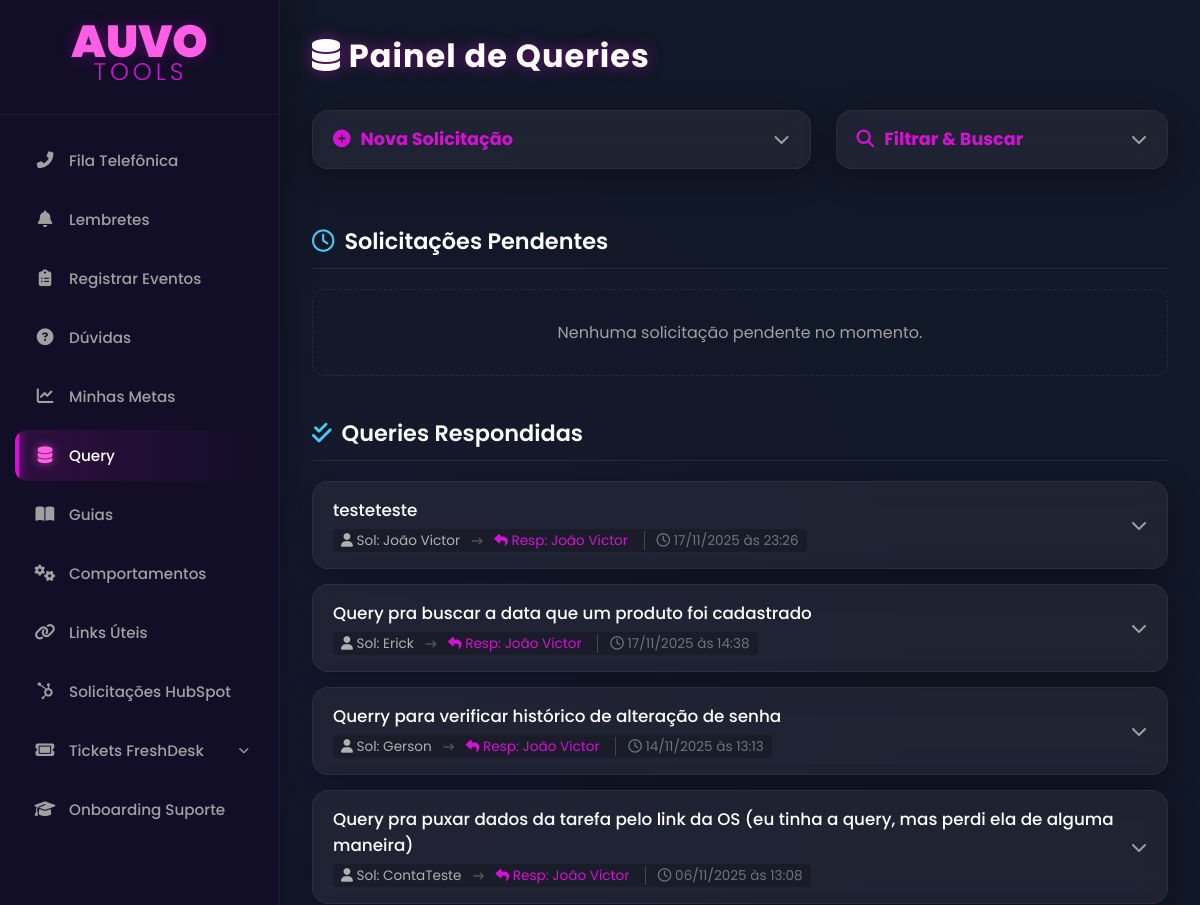
The app's page /queries (signed in, upper part), older data.
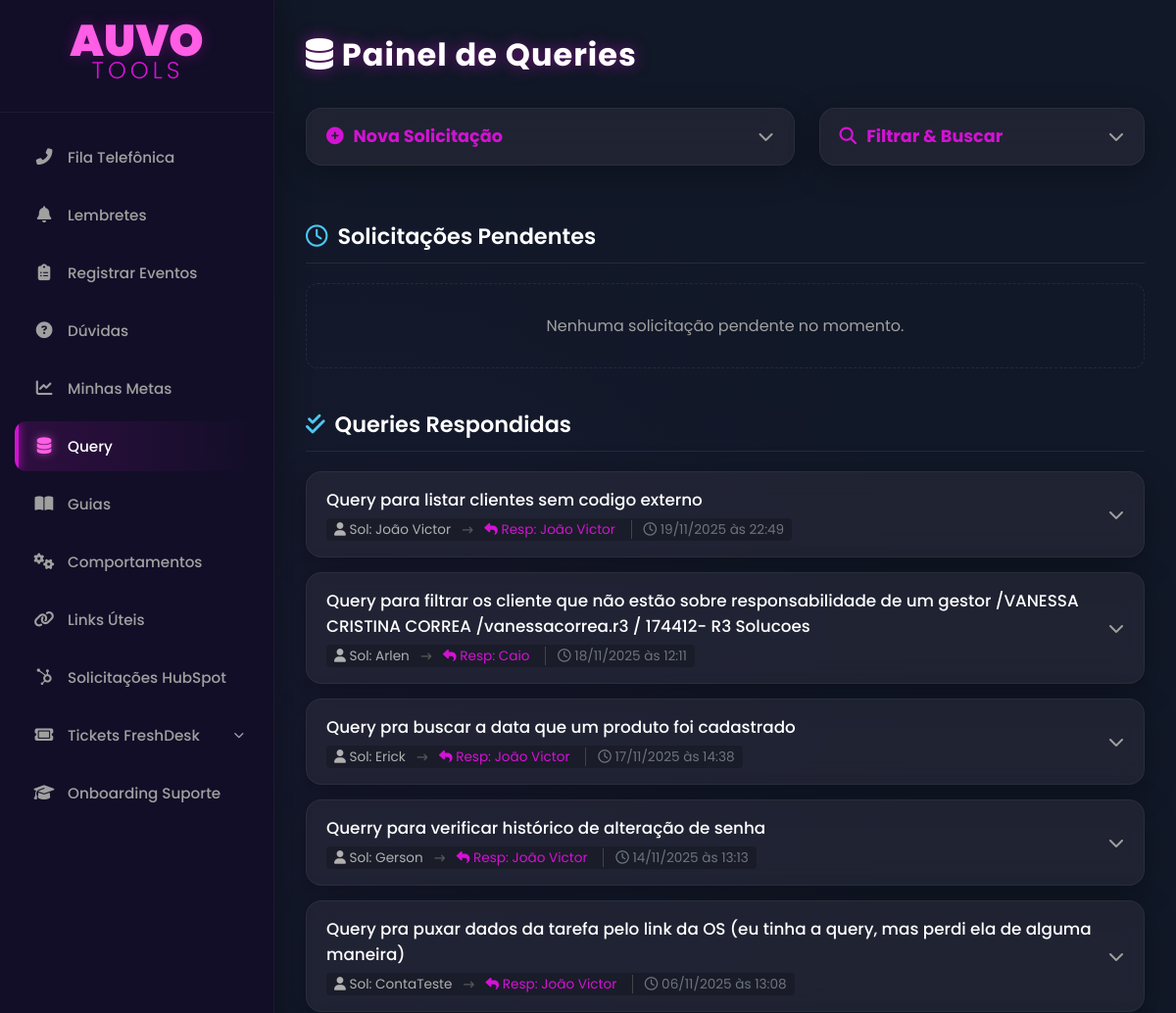
The same page, newer data.
### app.py (models this page shows, shortened)
class QueryRequest(db.Model):
    id = db.Column(db.Integer, primary_key=True)
    description = db.Column(db.Text, nullable=False)
    sql_query = db.Column(db.Text, nullable=True)
    status = db.Column(db.String(20), default='Pendente', nullable=False)
    created_at = db.Column(db.DateTime, default=datetime.utcnow)
    answered_at = db.Column(db.DateTime, nullable=True)
    requester_id = db.Column(db.Integer, db.ForeignKey('user.id'), nullable=False)
    responder_id = db.Column(db.Integer, db.ForeignKey('user.id'), nullable=True)
    requester = db.relationship('User', foreign_keys=[requester_id])
    responder = db.relationship('User', foreign_keys=[responder_id])

class User(db.Model, UserMixin):
    id = db.Column(db.Integer, primary_key=True)
    name = db.Column(db.String(150), nullable=False)
    username = db.Column(db.String(80), unique=True, nullable=False)
    email = db.Column(db.String(120), unique=True, nullable=False)
    password_hash = db.Column(db.String(128), nullable=False)
    discord_id = db.Column(db.String(50), nullable=True, unique=True)
    is_admin = db.Column(db.Boolean, nullable=False, default=False)
    manager_id = db.Column(db.Integer, db.ForeignKey('user.id'), nullable=True)
    lunch_start = db.Column(db.Time, nullable=True)
    lunch_end = db.Column(db.Time, nullable=True)
    ramal = db.Column(db.String(10), nullable=True)

### app.py (the view, shortened to what this page needs)
@app.route('/queries', methods=['GET', 'POST'])
@login_required
def list_queries():
    request_form = QueryRequestForm()
    answer_form = QueryAnswerForm()
    search_term = request.args.get('search', '')
    show_mine = request.args.get('show_mine') # << NOVO: Pega o parâmetro do checkbox
    pending_queries_query = QueryRequest.query.filter_by(status='Pendente')
    answered_queries_query = QueryRequest.query.filter_by(status='Respondida')
    if search_term:
        pending_queries_query = pending_queries_query.filter(QueryRequest.description.ilike(f'%{search_term}%'))
        answered_queries_query = answered_queries_query.filter(QueryRequest.description.ilike(f'%{search_term}%'))
    if show_mine:
        pending_queries_query = pending_queries_query.filter(QueryRequest.requester_id == current_user.id)
        answered_queries_query = answered_queries_query.filter(QueryRequest.requester_id == current_user.id)
    pending_queries = pending_queries_query.order_by(QueryRequest.created_at.desc()).all()
    answered_queries = answered_queries_query.order_by(QueryRequest.answered_at.desc()).all()
    return render_template('queries.html',
                           title="Solicitação de Queries",
                           request_form=request_form,
                           answer_form=answer_form,
                           pending_queries=pending_queries,
                           answered_queries=answered_queries,
                           search_term=search_term,
                           show_mine=show_mine) # << NOVO: Envia o estado do checkbox para o template

### app.py (called while the page is built)
@app.context_processor
def inject_now():
    return {'now': datetime.utcnow()}

@login_manager.user_loader
def load_user(user_id):
    return User.query.get(int(user_id))

### templates/queries.html (shortened to what this page needs)
{% extends "base.html" %}
{% block content %}
<div class="page-container">
    <div class="page-header">
        <h1><i class="fa-solid fa-database"></i> Painel de Queries</h1>
    </div>
    <div class="top-actions-container">
        <div class="query-card collapsible {% if request_form.errors %}active{% endif %}">
            <div class="query-header">
                <h3><i class="fa-solid fa-plus-circle"></i> Nova Solicitação</h3>
                <i class="fa-solid fa-chevron-down"></i>
            </div>
        </div>
        <div class="query-card collapsible {% if search_term or show_mine %}active{% endif %}">
            <div class="query-header">
                <h3><i class="fa-solid fa-search"></i> Filtrar & Buscar</h3>
                <i class="fa-solid fa-chevron-down"></i>
            </div>
        </div>
    </div>
    <div class="results-container">
        <div class="results-section">
            <h2 class="section-title"><i class="fa-regular fa-clock"></i> Solicitações Pendentes</h2>
            {% for query in pending_queries %}
                <div class="query-card collapsible">
                    <div class="query-header">
                        <div class="query-title">
                            <p>{{ query.description }}</p>
                            <small><i class="fa-solid fa-user"></i> {{ query.requester.name }} &nbsp;|&nbsp; <i class="fa-regular fa-calendar"></i> {{ query.created_at.strftime('%d/%m/%Y') }}</small>
                        </div>
                        <i class="fa-solid fa-chevron-down"></i>
                    </div>
                    <div class="query-body">
                        <form method="POST" action="{{ url_for('answer_query', query_id=query.id) }}">
                            {{ answer_form.hidden_tag() }}
                            <input type="hidden" name="csrf_token" value="{{ csrf_token() }}"/>
                            <div class="form-group">
                                <label class="form-label"><i class="fa-solid fa-code"></i> Responder com SQL:</label>
                                {{ answer_form.sql_query(class="form-control code-input", rows=6, placeholder="SELECT * FROM ...") }}
                            </div>
                            <div style="text-align: right;">
                                <button type="submit" class="btn btn-primary" style="width: auto; padding: 8px 25px;">
                                    <i class="fa-solid fa-check"></i> Enviar Resposta
                                </button>
                            </div>
                        </form>
                    </div>
                </div>
            {% else %}
                <div style="padding: 30px; text-align: center; border: 1px dashed var(--glass-border); border-radius: 12px; color: var(--text-muted);">
                    Nenhuma solicitação pendente no momento.
                </div>
            {% endfor %}
        </div>
        <div class="results-section">
            <h2 class="section-title"><i class="fa-solid fa-check-double"></i> Queries Respondidas</h2>
            {% for query in answered_queries %}
                <div class="query-card collapsible">
    <div class="query-header">
        <div class="query-title">
            <p>{{ query.description }}</p>
            <small>
                <span style="color: #b0b0b0; margin-right: 8px;">
                    <i class="fa-solid fa-user"></i> Sol: {{ query.requester.name }}
                </span>
                <i class="fa-solid fa-arrow-right-long" style="color: #555; font-size: 0.8em;"></i>
                <span style="color: #d412d4; margin-left: 8px; margin-right: 12px;">
                    <i class="fa-solid fa-reply"></i> Resp: {{ query.responder.name if query.responder else 'N/A' }}
                </span>
                <span style="color: #6c757d; border-left: 1px solid #444; padding-left: 12px;">
                    <i class="fa-regular fa-clock"></i> {{ query.created_at.strftime('%d/%m/%Y às %H:%M') }}
                </span>
            </small>
        </div>
        <i class="fa-solid fa-chevron-down"></i>
    </div>
</div>
            {% else %}
                <div style="padding: 30px; text-align: center; border: 1px dashed var(--glass-border); border-radius: 12px; color: var(--text-muted);">
                    Nenhuma query respondida encontrada.
                </div>
            {% endfor %}
        </div>
    </div>
</div>
{% endblock %}

### templates/base.html (shortened to what this page needs)
<!DOCTYPE html>
<html lang="pt-br">
<head>
    <link rel="stylesheet" href="{{ url_for('static', filename='css/style.css') }}">
    <link rel="stylesheet" href="https://cdnjs.cloudflare.com/ajax/libs/font-awesome/6.2.0/css/all.min.css">
</head>
<body>
    <div class="main-container">
        <nav class="sidebar">
            <div class="sidebar-header">
                <div style="line-height: 1; cursor: default;">
                    <h1 style="
                        color: #ff5ee5;
                        font-size: 2.8em;
                        font-family: 'Poppins', sans-serif;
                        font-weight: 900;
                        margin: 0; padding: 0;
                        text-shadow: 0 0 15px rgba(212, 18, 212, 0.3);
                    ">AUVO</h1>
                    <span style="
                        color: #d412d4;
                        font-size: 1.5em;
                        font-family: 'Poppins', sans-serif;
                        font-weight: 300;
                        display: block;
                        margin-top: -5px;
                        letter-spacing: 4px;
                        margin-left: 2px;
                    ">TOOLS</span>
                </div>
            </div>
            <ul class="menu">
                <li class="menu-item">
                    <a href="{{ url_for('fila_telefonica') }}">
                        <i class="fa-solid fa-phone-alt menu-icon"></i>
                        <span>Fila Telefônica</span>
                    </a>
                </li>
                <li class="menu-item">
                    <a href="{{ url_for('list_reminders') }}">
                        <i class="fa-solid fa-bell menu-icon"></i>
                        <span>Lembretes</span>
                    </a>
                </li>
                <li class="menu-item">
                    <a href="{{ url_for('listar_eventos') }}">
                        <i class="fa-solid fa-clipboard-list menu-icon"></i>
                        <span>Registrar Eventos</span>
                    </a>
                </li>
                <li class="menu-item">
                    <a href="{{ url_for('listar_duvidas') }}">
                        <i class="fa-solid fa-question-circle menu-icon"></i>
                        <span>Dúvidas</span>
                    </a>
                </li>
                <li class="menu-item">
                    <a href="{{ url_for('minhas_metas') }}">
                        <i class="fa-solid fa-chart-line menu-icon"></i>
                        <span>Minhas Metas</span>
                    </a>
                </li>
                <li class="menu-item">
                     <a href="{{ url_for('list_queries') }}">
                         <i class="fa-solid fa-database menu-icon"></i>
                         <span>Query</span>
                     </a>
                </li>
                <li class="menu-item">
                    <a href="{{ url_for('listar_guias') }}">
                        <i class="fa-solid fa-book-open menu-icon"></i>
                        <span>Guias</span>
                    </a>
                </li>
                <li class="menu-item">
                    <a href="{{ url_for('listar_comportamentos') }}">
                        <i class="fa-solid fa-cogs menu-icon"></i>
                        <span>Comportamentos</span>
                    </a>
                </li>
                <li class="menu-item">
                    <a href="{{ url_for('links_uteis') }}">
                        <i class="fa-solid fa-link menu-icon"></i>
                        <span>Links Úteis</span>
                    </a>
                </li>
<li class="menu-item">
    <a href="{{ url_for('listar_hubspot') }}">
        <i class="fa-brands fa-hubspot menu-icon"></i>
        <span>Solicitações HubSpot</span>
    </a>
</li>
                <li class="menu-item has-submenu" id="tickets-menu">
                    <a href="#">
                        <i class="fa-solid fa-ticket menu-icon"></i>
                        <span>Tickets FreshDesk</span>
                    </a>
                </li>
                <li class="menu-item">
    <a href="http://192.168.92.127:5010/" target="_blank">
        <i class="fa-solid fa-graduation-cap menu-icon"></i>
        <span>Onboarding Suporte</span>
    </a>
</li>
            </ul>
        </nav>
        <main class="content">
            {% block content %}{% endblock %}
        </main>
    </div>
</body>
</html>

### templates/base.html (style rules this page uses)
* { margin: 0; padding: 0; box-sizing: border-box; }
body { font-family: 'Poppins', sans-serif; background-color: #0f0c29; color: #e0e0e0; min-height: 100vh; overflow-x: hidden; }
.main-container { display: flex; min-height: 100vh; }
.sidebar { width: 280px; background: rgba(19, 15, 40, 0.95); border-right: 1px solid rgba(255, 255, 255, 0.05); display: flex; flex-direction: column; position: fixed; top: 0; left: 0; height: 100vh; z-index: 1000; padding-top: 20px; box-shadow: 5px 0 30px rgba(0,0,0,0.3); transition: all 0.3s ease; }
.sidebar-header { text-align: center; padding: 0 20px 30px 20px; border-bottom: 1px solid rgba(255, 255, 255, 0.05); margin-bottom: 20px; }
.menu { list-style: none; padding: 0 15px; flex-grow: 1; overflow-y: auto; }
.menu-item { margin-bottom: 8px; border-radius: 12px; transition: all 0.3s ease; }
.menu a { display: flex; align-items: center; padding: 14px 18px; text-decoration: none; color: #a0a0a0; font-weight: 500; font-size: 0.95em; border-radius: 12px; transition: all 0.3s ease; position: relative; overflow: hidden; }
.menu-icon { width: 24px; margin-right: 12px; font-size: 1.1em; text-align: center; transition: color 0.3s ease; }
.menu-item:hover > a, .menu-item.active-link > a { background: linear-gradient(90deg, rgba(212, 18, 212, 0.15), transparent); color: #fff; }
.menu-item:hover .menu-icon, .menu-item.active-link .menu-icon { color: #ff5ee5; text-shadow: 0 0 10px rgba(255, 94, 229, 0.6); }
.menu-item.active-link > a::before { content: ''; position: absolute; left: 0; top: 0; height: 100%; width: 4px; background: #d412d4; box-shadow: 0 0 10px #d412d4; border-radius: 0 4px 4px 0; }
.menu-item.has-submenu > a::after { content: '\f078'; font-family: 'Font Awesome 6 Free'; font-weight: 900; font-size: 0.7em; margin-left: auto; transition: transform 0.3s; }
.content { flex-grow: 1; margin-left: 280px; padding: 40px; background-image: radial-gradient(circle at 10% 20%, rgba(123, 44, 191, 0.05) 0%, transparent 20%), radial-gradient(circle at 90% 80%, rgba(76, 201, 240, 0.05) 0%, transparent 20%); min-height: 100vh; }

### templates/queries.html (style rules this page uses)
:root { --glass-bg: rgba(30, 33, 48, 0.6); --glass-border: rgba(255, 255, 255, 0.08); --neon-purple: #d412d4; --neon-blue: #4cc9f0; --dark-input: rgba(15, 12, 41, 0.8); --text-main: #e0e0e0; --text-muted: #a0a0a0; }
.page-container { max-width: 1400px; margin: 0 auto; padding-bottom: 50px; }
.page-header h1 { font-size: 2rem; font-weight: 700; color: #fff; margin-bottom: 30px; text-shadow: 0 0 15px rgba(212, 18, 212, 0.5); text-align: center; letter-spacing: 1px; }
.top-actions-container { display: grid; grid-template-columns: 1.5fr 1fr; gap: 25px; margin-bottom: 40px; align-items: start; }
.results-container { display: flex; flex-direction: column; gap: 40px; }
.query-card { background: var(--glass-bg); backdrop-filter: blur(12px); -webkit-backdrop-filter: blur(12px); border: 1px solid var(--glass-border); border-radius: 16px; overflow: hidden; box-shadow: 0 8px 32px rgba(0, 0, 0, 0.3); transition: border-color 0.2s; margin-bottom: 15px; width: 100%; }
.query-header { padding: 15px 20px; background: rgba(255, 255, 255, 0.03); border-bottom: 1px solid transparent; display: flex; justify-content: space-between; align-items: center; cursor: pointer; transition: background 0.2s; }
.query-header h3 { font-size: 1.1rem; color: var(--neon-purple); margin: 0; display: flex; align-items: center; gap: 10px; }
.query-title { flex-grow: 1; }
.query-title p { margin: 0 0 4px 0; font-weight: 500; color: #fff; font-size: 1.05rem; }
.query-title small { color: var(--text-muted); font-size: 0.85rem; background: rgba(0,0,0,0.2); padding: 2px 8px; border-radius: 4px; }
.query-header i.fa-chevron-down { color: var(--text-muted); transition: transform 0.3s ease; }
.section-title { font-size: 1.4rem; color: #fff; margin-bottom: 20px; display: flex; align-items: center; gap: 10px; border-bottom: 1px solid var(--glass-border); padding-bottom: 10px; }
.section-title i { color: var(--neon-blue); }

Row changes from the older to the newer data that the page shows:
removed QueryRequest: description "testeteste", requester.name "João Victor", responder "João Victor", created_at "17/11/2025 às 23:26"
added QueryRequest: description "Query para listar clientes sem codigo externo", requester.name "João Victor", responder "João Victor", created_at "19/11/2025 às 22:49"
added QueryRequest: description "Query para filtrar os cliente que não estão sobre responsabilidade de um gestor /VANESSA CRISTINA CORREA /vanessacorrea.r3 / 174412- R3 Solucoes", requester.name "Arlen", responder "Caio", created_at "18/11/2025 às 12:11"
